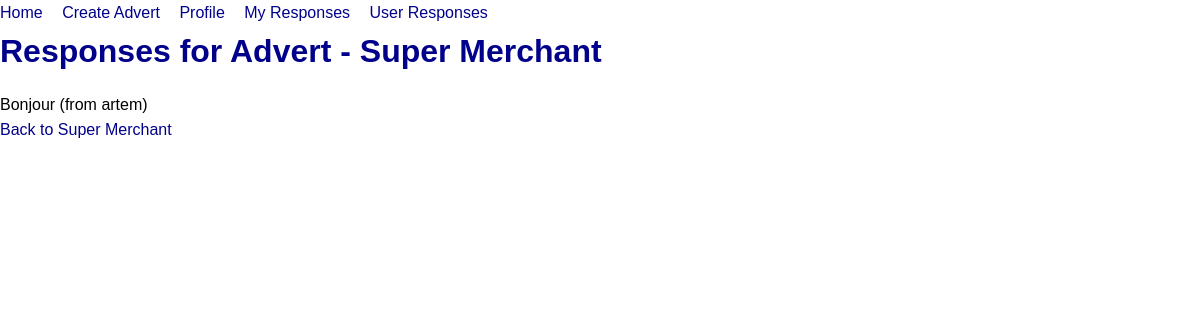
/view-responses/4/ (signed in), run on the app's committed database.
### noticeboard/models.py (models this page shows, shortened)
class Advert(models.Model):
    CATEGORIES = (
        ('Tanks', 'Tanks'),
        ('Healers', 'Healers'),
        ('DDs', 'DDs'),
        ('Merchants', 'Merchants'),
        ('Guildmasters', 'Guildmasters'),
        ('Questgivers', 'Questgivers'),
        ('Blacksmiths', 'Blacksmiths'),
        ('Leatherworkers', 'Leatherworkers'),
        ('Potion Makers', 'Potion Makers'),
        ('Spellmasters', 'Spellmasters'),
    )
    user = models.ForeignKey(User, on_delete=models.CASCADE)
    category = models.CharField(max_length=50, choices=CATEGORIES)
    headline = models.CharField(max_length=100)
    text = models.TextField()
    video = models.FileField(upload_to='videos/', null=True, blank=True)
    image = models.ImageField(upload_to='images/', null=True, blank=True)

class Response(models.Model):
    advert = models.ForeignKey(Advert, on_delete=models.CASCADE, related_name='responses')
    user = models.ForeignKey(User, on_delete=models.CASCADE)
    text = models.TextField()
    accepted = models.BooleanField(default=False)

### noticeboard/views.py (the view)
# urls.py: path('view-responses/<int:advert_id>/', views.view_responses, name='view_responses'),
@login_required
def view_responses(request, advert_id):
    advert = Advert.objects.get(pk=advert_id)
    responses = Response.objects.filter(advert=advert, accepted=True)
    error_message = request.GET.get('error', None)
    context = {
        'advert': advert,
        'responses': responses,
        'error_message': error_message
    }
    return render(request, 'noticeboard/view_responses.html', context)

### noticeboard/templates/noticeboard/view_responses.html (shortened to what this page needs)
{% extends 'noticeboard/base.html' %}
{% block content %}
    <h1>Responses for Advert - {{ advert.headline }}</h1>
    {% if responses %}
        <ul>
            {% for response in responses %}
                <li>{{ response.text }} (from {{ response.user }})</li>
            {% endfor %}
        </ul>
    {% else %}
        <p>No responses yet.</p>
    {% endif %}
    <p><a href="{% url 'view_advert' advert.id %}">Back to {{ advert.headline }}</a></p>
{% endblock %}

### static/noticeboard/css/styles.css (style rules this page uses)
body, h1, h2, h3, h4, h5, h6, p, ul, ol, li, a { margin: 0; padding: 0; }
body { font-family: Arial, sans-serif; line-height: 1.6; }
ul { list-style: none; }
li { display: inline; margin-right: 15px; }
a { text-decoration: none; color: darkblue; font-size: 16px; transition: color 0.3s ease-in-out; }
h1, h2, h3, h4, h5, h6 { font-weight: bold; color: darkblue; }
h1, h2, h3, h4, h5, h6 { margin-bottom: 15px; }

### data on the page
Advert: headline "Super Merchant"
Response: text "Bonjour", user "artem"
